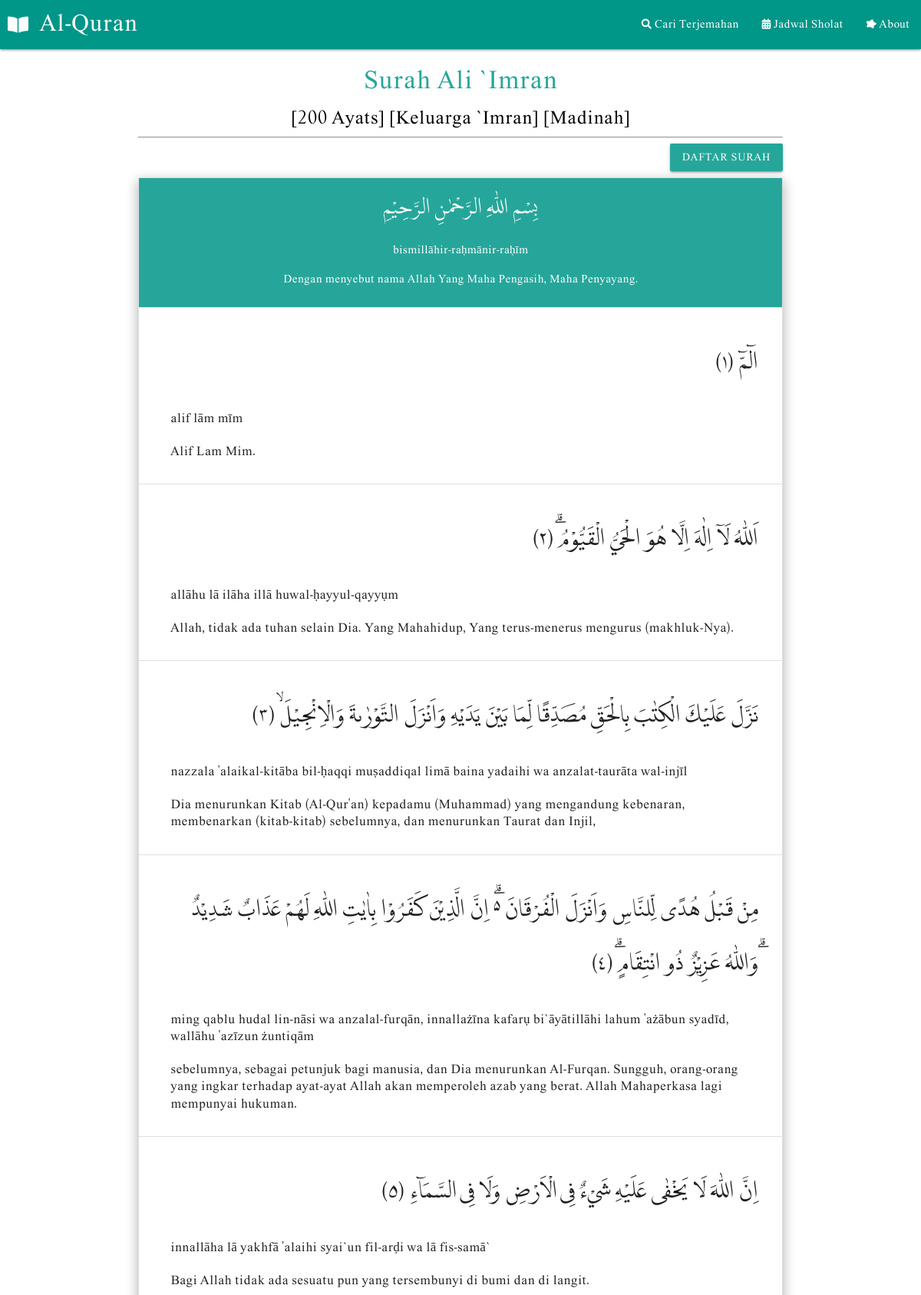
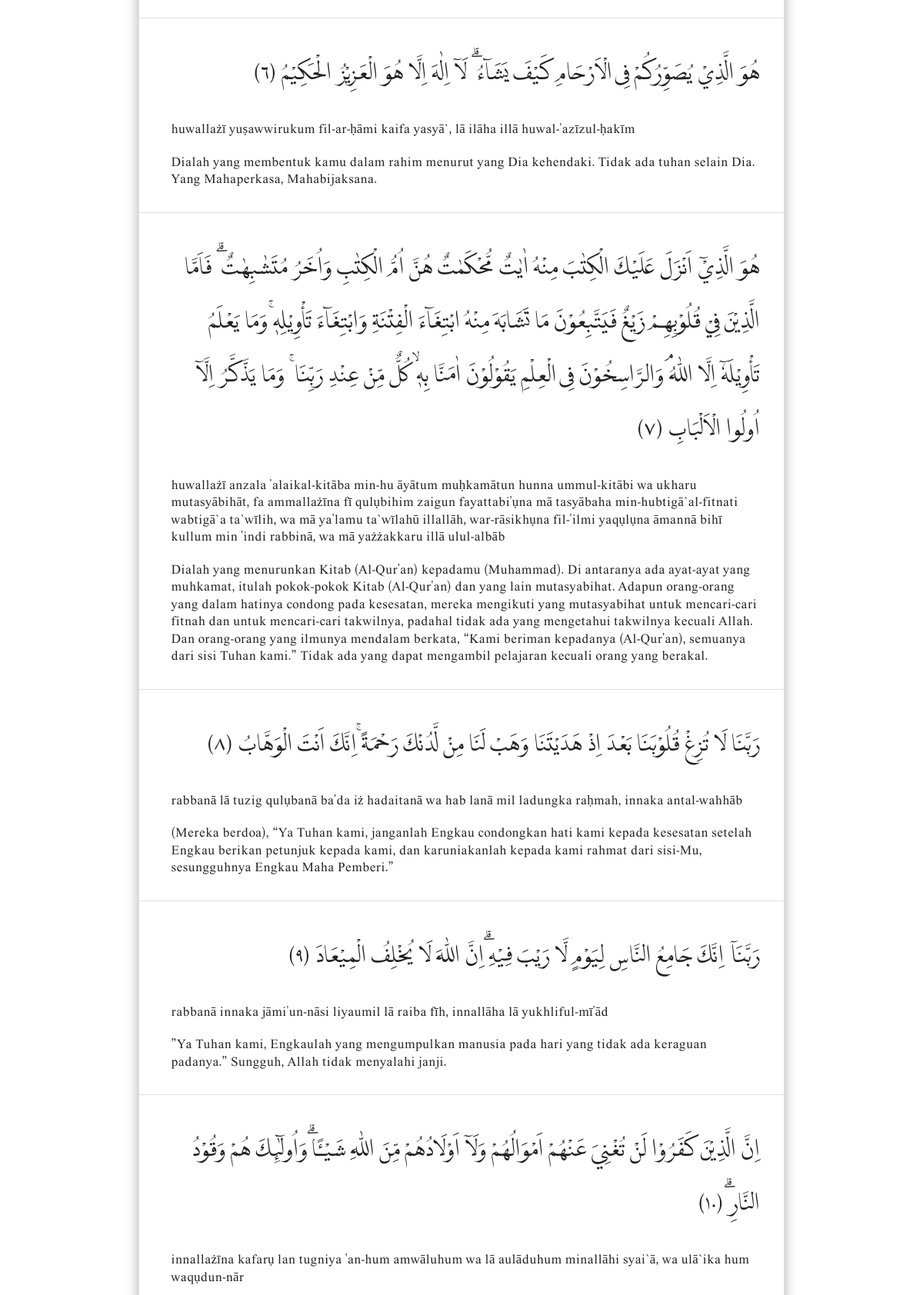
The page /quran/detail/3 (upper part) on the database its author committed (2 pictures, top to bottom).
### tables this page shows
CREATE TABLE `surah` (
  `index` int(11) NOT NULL,
  `surat_indonesia` varchar(50) NOT NULL,
  `surat_arab` varchar(50) NOT NULL,
  `arti` varchar(100) NOT NULL,
  `jumlah_ayat` int(11) NOT NULL,
  `tempat_turun` varchar(50) NOT NULL,
  `urutan_pewahyuan` int(11) NOT NULL
);

CREATE TABLE `quran_id` (
  `id` int(11) NOT NULL,
  `suraId` int(11) DEFAULT NULL,
  `verseID` int(11) DEFAULT NULL,
  `ayatText` text,
  `indoText` text,
  `readText` text
);

### application/controllers/Quran.php (called while the page is built, shortened)
<?php
class Quran extends CI_Controller
{
	function __construct()
	{
		$this->load->model('Quran_model', 'quran');
	}
	public function detail($surah)
	{
		$this->load->helper('number');
		$data['ayats'] = $this->quran->getAllAyat($surah);
		$data['bismillah'] = $this->quran->getBismillah();
		$data['judul'] = $data['ayats']['0']['surat_indonesia'];
		$this->load->view('templates/header', $data);
		$this->load->view('detail', $data);
		$this->load->view('templates/footer', $data);
	}
}

### index.php (called while the page is built, shortened)
<?php
require_once BASEPATH.'core/CodeIgniter.php';

### application/models/Quran_model.php (called while the page is built, shortened)
<?php
class Quran_model extends CI_Model
{
	public function getBismillah()
	{
		return $this->db->get_where('quran_id', ["id" => 0])->row_array();
	}
	public function getAllAyat($id)
	{
		$query = "SELECT quran_id.*, surah.* FROM quran_id JOIN surah
					ON quran_id.suraId = surah.index WHERE quran_id.suraId = '$id'";
		return $this->db->query($query)->result_array();
	}
}

### application/helpers/number_helper.php (called while the page is built)
<?php
function arabicNumerals($number)
{
	$str = strval($number);
    $arabic_eastern = array('٠', '١', '٢', '٣', '٤', '٥', '٦', '٧', '٨', '٩');
    $arabic_western = array('0', '1', '2', '3', '4', '5', '6', '7', '8', '9');
    return str_replace($arabic_western, $arabic_eastern, $str);
}

### application/views/detail.php (the view)
<div class="container">
	<div class="center teal-text text-lighten-1">
		<h4><?= $ayats[0]['surat_indonesia'] ?></h4>
		<h5 class="black-text">[<?= $ayats[0]['jumlah_ayat'] ?> Ayats]  [<?= $ayats[0]['arti'] ?>] [<?= $ayats[0]['tempat_turun'] ?>]</h5>
	</div>
	<hr class="garis">
	<div class="right-align">
		<a href="<?= base_url(); ?>" class="right-align waves-effect waves-light btn">Daftar Surah</a>
	</div>
	<ul class="collection with-header z-depth-3 ">
		<?php if ($ayats[0]['index'] != 1): ?>
		<li class="collection-header center teal lighten-1 white-text text-lighten-2">
			<h5 class="mb3"><?= $bismillah['ayatText'] ?></h5>
			<p><?= $bismillah['readText'] ?></p>
			<p><?= $bismillah['indoText'] ?></p>
		</li>
		<?php endif ?>
		<?php foreach($ayats as $ayat) : ?>
			<li class="collection-item" id="<?= $ayat['verseID'] ?>">
				<div class="row">
					<div class="col m12 s12 l12">
						<p class="arab-font right-align">  <?= $ayat['ayatText']?> (<?= arabicNumerals($ayat['verseID']) ?>)</p>
						<div class="text"><?= $ayat['readText'] ?></div>
					</div>
				</div>
				<div class="row">
					<div class="col">
						<div class="text"><?= $ayat['indoText'] ?></div>
					</div>
				</div>
			</li>
		<?php endforeach; ?>
	</ul>
</div>

### assets/css/style.css (style rules this page uses)
body { font-family: 'lpmq'; }
.mb3 { margin-bottom: 30px; }
.container { font-family: 'lpmq'; }
.container .garis { border: 0.1 solid #cccccc; }
.arab-font { font-size: 27px; line-height: 70px; }
.text { font-size: 17px; }

### rows shown on the page
surah: surat_indonesia "Surah Ali `Imran", jumlah_ayat "200", arti "Keluarga `Imran", tempat_turun "Madinah"
quran_id: ayatText "بِسْمِ اللّٰهِ الرَّحْمٰنِ الرَّحِيْمِ", readText "bismillāhir-raḥmānir-raḥīm", indoText "Dengan menyebut nama Allah Yang Maha Pengasih, Maha Penyayang."
quran_id: ayatText "الۤمّۤ", verseID "١", readText "alif lām mīm", indoText "Alif Lam Mim."
quran_id: ayatText "اَللّٰهُ لَآ اِلٰهَ اِلَّا هُوَ الْحَيُّ الْقَيُّوْمُۗ", verseID "٢", readText "allāhu lā ilāha illā huwal-ḥayyul-qayyụm", indoText "Allah, tidak ada tuhan selain Dia. Yang Mahahidup, Yang terus-menerus mengurus (makhluk-Nya)."
quran_id: ayatText "نَزَّلَ عَلَيْكَ الْكِتٰبَ بِالْحَقِّ مُصَدِّقًا لِّمَا بَيْنَ يَدَيْهِ وَاَنْزَلَ التَّوْرٰىةَ وَالْاِنْجِيْلَۙ", verseID "٣", readText "nazzala 'alaikal-kitāba bil-ḥaqqi muṣaddiqal limā baina yadaihi wa anzalat-taurāta wal-injīl", indoText "Dia menurunkan Kitab (Al-Qur'an) kepadamu (Muhammad) yang mengandung kebenaran, membenarkan (kitab-kitab) sebelumnya, dan menurunkan Taurat dan Injil,"
quran_id: ayatText "مِنْ قَبْلُ هُدًى لِّلنَّاسِ وَاَنْزَلَ الْفُرْقَانَ ەۗ اِنَّ الَّذِيْنَ كَفَرُوْا بِاٰيٰتِ اللّٰهِ لَهُمْ عَذَابٌ شَدِيْدٌ ۗوَاللّٰهُ عَزِيْزٌ ذُو انْتِقَامٍۗ", verseID "٤", readText "ming qablu hudal lin-nāsi wa anzalal-furqān, innallażīna kafarụ bi`āyātillāhi lahum 'ażābun syadīd, wallāhu 'azīzun żuntiqām", indoText "sebelumnya, sebagai petunjuk bagi manusia, dan Dia menurunkan Al-Furqan. Sungguh, orang-orang yang ingkar terhadap ayat-ayat Allah akan memperoleh azab yang berat. Allah Mahaperkasa lagi mempunyai hukuman."
quran_id: ayatText "اِنَّ اللّٰهَ لَا يَخْفٰى عَلَيْهِ شَيْءٌ فِى الْاَرْضِ وَلَا فِى السَّمَاۤءِ", verseID "٥", readText "innallāha lā yakhfā 'alaihi syai`un fil-arḍi wa lā fis-samā`", indoText "Bagi Allah tidak ada sesuatu pun yang tersembunyi di bumi dan di langit."
quran_id: ayatText "هُوَ الَّذِيْ يُصَوِّرُكُمْ فِى الْاَرْحَامِ كَيْفَ يَشَاۤءُ ۗ لَآ اِلٰهَ اِلَّا هُوَ الْعَزِيْزُ الْحَكِيْمُ", verseID "٦", readText "huwallażī yuṣawwirukum fil-ar-ḥāmi kaifa yasyā`, lā ilāha illā huwal-'azīzul-ḥakīm", indoText "Dialah yang membentuk kamu dalam rahim menurut yang Dia kehendaki. Tidak ada tuhan selain Dia. Yang Mahaperkasa, Mahabijaksana."
quran_id: ayatText "هُوَ الَّذِيْٓ اَنْزَلَ عَلَيْكَ الْكِتٰبَ مِنْهُ اٰيٰتٌ مُّحْكَمٰتٌ هُنَّ اُمُّ الْكِتٰبِ وَاُخَرُ مُتَشٰبِهٰتٌ ۗ فَاَمَّا الَّذِيْنَ فِيْ قُلُوْبِهِمْ زَيْغٌ فَيَتَّبِعُوْنَ مَا تَشَابَهَ مِنْهُ ابْتِغَاۤءَ الْفِتْنَةِ وَابْتِغَاۤءَ تَأْوِيْلِهٖۚ وَمَا يَعْلَمُ تَأْوِيْلَهٗٓ اِلَّا اللّٰهُ ۘوَالرَّاسِخُوْنَ فِى الْعِلْمِ يَقُوْلُوْنَ اٰمَنَّا بِهٖۙ كُلٌّ مِّنْ عِنْدِ رَبِّنَا ۚ وَمَا يَذَّكَّرُ اِلَّآ اُولُوا الْاَلْبَابِ", verseID "٧", readText "huwallażī anzala 'alaikal-kitāba min-hu āyātum muḥkamātun hunna ummul-kitābi wa ukharu mutasyābihāt, fa ammallażīna fī qulụbihim zaigun fayattabi'ụna mā tasyābaha min-hubtigā`al-fitnati wabtigā`a ta`wīlih, wa mā ya'lamu ta`wīlahū illallāh, war-rāsikhụna fil-'ilmi yaqụlụna āmannā bihī kullum min 'indi rabbinā, wa mā yażżakkaru illā ulul-albāb", indoText "Dialah yang menurunkan Kitab (Al-Qur'an) kepadamu (Muhammad). Di antaranya ada ayat-ayat yang muhkamat, itulah pokok-pokok Kitab (Al-Qur'an) dan yang lain mutasyabihat. Adapun orang-orang yang dalam hatinya condong pada kesesatan, mereka mengikuti yang mutasyabihat untuk mencari-cari fitnah dan untuk mencari-cari takwilnya, padahal tidak ada yang mengetahui takwilnya kecuali Allah. Dan orang-orang yang ilmunya mendalam berkata, “Kami beriman kepadanya (Al-Qur'an), semuanya dari sisi Tuhan kami.” Tidak ada yang dapat mengambil pelajaran kecuali orang yang berakal."
quran_id: ayatText "رَبَّنَا لَا تُزِغْ قُلُوْبَنَا بَعْدَ اِذْ هَدَيْتَنَا وَهَبْ لَنَا مِنْ لَّدُنْكَ رَحْمَةً ۚاِنَّكَ اَنْتَ الْوَهَّابُ", verseID "٨", readText "rabbanā lā tuzig qulụbanā ba'da iż hadaitanā wa hab lanā mil ladungka raḥmah, innaka antal-wahhāb", indoText "(Mereka berdoa), “Ya Tuhan kami, janganlah Engkau condongkan hati kami kepada kesesatan setelah Engkau berikan petunjuk kepada kami, dan karuniakanlah kepada kami rahmat dari sisi-Mu, sesungguhnya Engkau Maha Pemberi.”"
quran_id: ayatText "رَبَّنَآ اِنَّكَ جَامِعُ النَّاسِ لِيَوْمٍ لَّا رَيْبَ فِيْهِ ۗاِنَّ اللّٰهَ لَا يُخْلِفُ الْمِيْعَادَ", verseID "٩", readText "rabbanā innaka jāmi'un-nāsi liyaumil lā raiba fīh, innallāha lā yukhliful-mī'ād", indoText "”Ya Tuhan kami, Engkaulah yang mengumpulkan manusia pada hari yang tidak ada keraguan padanya.” Sungguh, Allah tidak menyalahi janji."
quran_id: ayatText "اِنَّ الَّذِيْنَ كَفَرُوْا لَنْ تُغْنِيَ عَنْهُمْ اَمْوَالُهُمْ وَلَآ اَوْلَادُهُمْ مِّنَ اللّٰهِ شَيْـًٔا ۗوَاُولٰۤىِٕكَ هُمْ وَقُوْدُ النَّارِۗ", verseID "١٠", readText "innallażīna kafarụ lan tugniya 'an-hum amwāluhum wa lā aulāduhum minallāhi syai`ā, wa ulā`ika hum waqụdun-nār"
